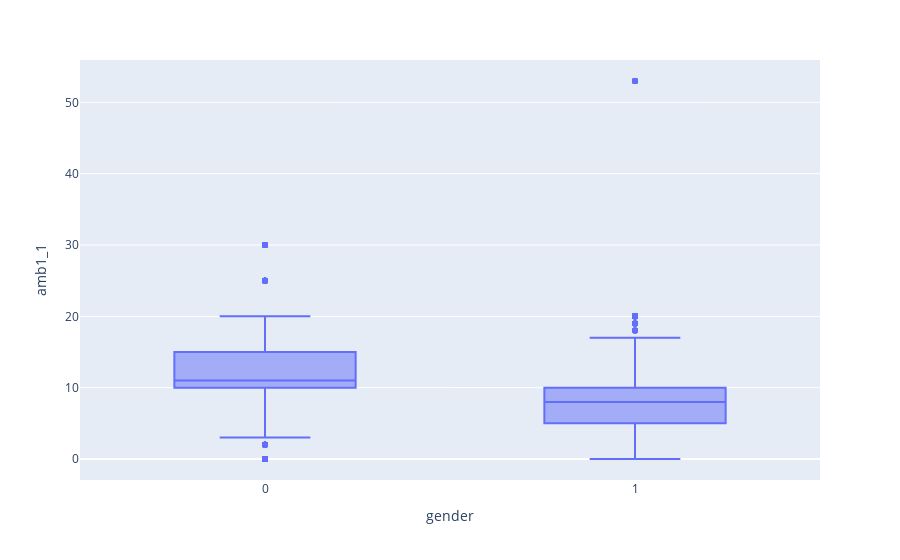

Here is the notebook cell this chart was saved with:
### Code cell
fig = px.box(df_100_notation, x = "gender", y = "amb1_1")
fig.show()

### Figure 1 — Plotly figure (JSON) as saved in the notebook; plotly's stock layout.template omitted (floating-point values rounded to 4 significant figures; data arrays with more than 128 entries replaced by an {"elided": "..."} marker saying what was removed)
{"data": [{"alignmentgroup": "True", "hovertemplate": "gender=%{x}<br>amb1_1=%{y}<extra></extra>", "legendgroup": "", "marker": {"color": "#636efa"}, "name": "", "notched": false, "offsetgroup": "", "orientation": "v", "showlegend": false, "type": "box", "x": {"elided": "6816 int values"}, "x0": " ", "xaxis": "x", "y": {"elided": "6816 float values"}, "y0": " ", "yaxis": "y"}], "layout": {"boxmode": "group", "legend": {"tracegroupgap": 0}, "margin": {"t": 60}, "xaxis": {"anchor": "y", "domain": [0, 1], "title": {"text": "gender"}}, "yaxis": {"anchor": "x", "domain": [0, 1], "title": {"text": "amb1_1"}}}}
